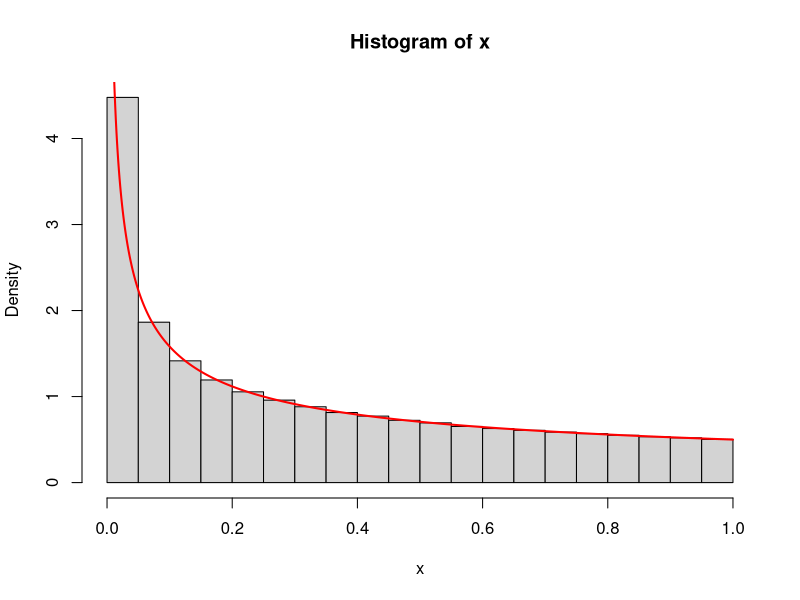
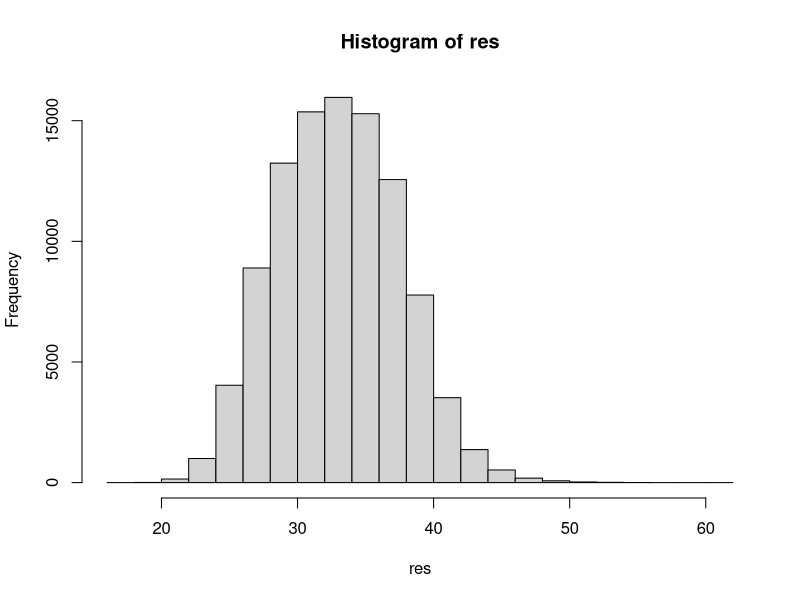
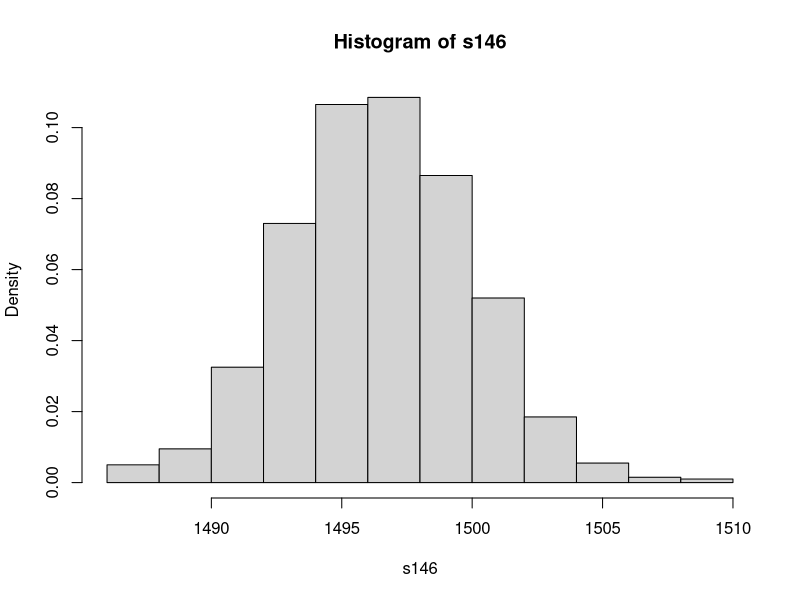

Reproduce these figures in R, in order.
# Aufgabe 1

u <- runif(1000000)
x <- u^2
hist(x, freq = F)
fx <- function(x){1/(2*sqrt(x))}
lines(seq(0,1,0.001), fx(seq(0,1,0.001)), col = "red", lwd = 2)


# Aufgabe 2

n <- 100000
a <- rnorm(n, 15, 2)
b <- runif(n, 0, 12)
c <- rexp(n, 1/2) + 10
res <- a + b + c
hist(res)
quantile(res, 0.95)


# Beispiel Kartoffeln

n <- 1000
m <- matrix(runif(146*n, 9.75, 10.75), nrow = n, ncol = 146)
s146 <- apply(m, 1, sum)
hist(s146, freq = F)
